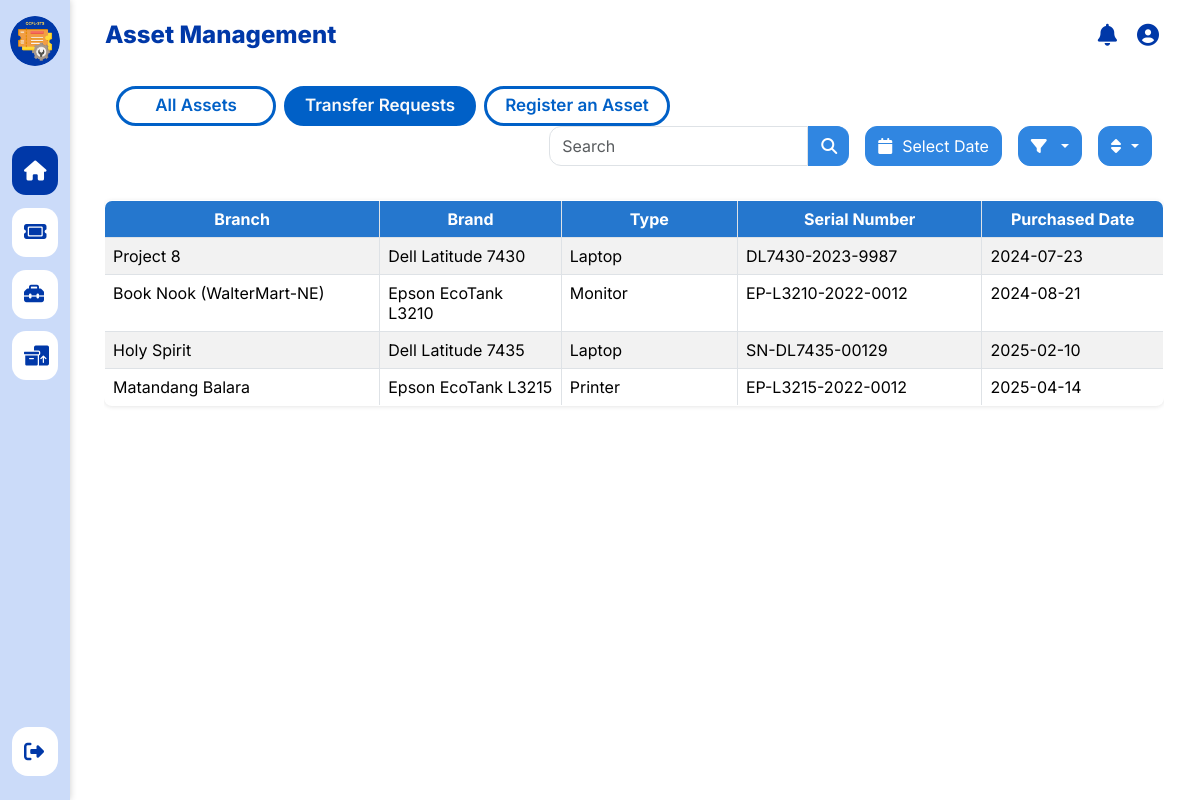
The page /admin/adminTransferRequestsList.php on the database its author committed.
### tables this page shows
CREATE TABLE `t_asset` (
  `AssetId` int(11) NOT NULL,
  `BranchId` int(11) NOT NULL,
  `AssetName` varchar(55) NOT NULL,
  `AssetTypeId` int(11) NOT NULL,
  `SerialNumber` varchar(55) DEFAULT NULL,
  `PurchasedDate` date DEFAULT NULL,
  `AssetStatus` enum('Available','In Use','Maintenance','Disposed','Transferred','Transfer Request') DEFAULT 'In Use',
  `Description` text DEFAULT NULL,
  `PropertyNumber` varchar(30) DEFAULT NULL,
  `Acquisition` enum('Donation','QCG') DEFAULT NULL
);

CREATE TABLE `t_branch` (
  `BranchId` int(11) NOT NULL,
  `BranchName` varchar(50) NOT NULL,
  `DistrictId` int(11) NOT NULL,
  `Location` varchar(200) DEFAULT NULL
);

CREATE TABLE `t_assettype` (
  `AssetTypeId` int(11) NOT NULL,
  `AssetTypeName` varchar(50) NOT NULL
);

### modals/adminRegisterAsset.php (the view, shortened to what this page needs)
<link rel="stylesheet" href="../asset/css/modals.css">

### admin/adminTransferRequestsList.php (shortened to what this page needs)
<?php
include '../Includes/config.php';
$sql = "SELECT
            t_branch.BranchName,
            t_asset.AssetName,
            t_assettype.AssetTypeName,
            t_asset.SerialNumber,
            t_asset.PurchasedDate,
            t_asset.AssetStatus,
            t_asset.Description
        FROM
            t_asset
        JOIN
            t_branch ON t_asset.BranchId = t_branch.BranchId
        JOIN
            t_assettype ON t_asset.AssetTypeId = t_assettype.AssetTypeId";
$stmt = $conn->prepare($sql);
$stmt->execute();
$assets = $stmt->fetchAll(PDO::FETCH_ASSOC);
?>
<!DOCTYPE html>
<html lang="en">
<head>
    <link rel ="stylesheet" href="../asset/css/sidebar.css">
    <link rel="stylesheet" href="../asset/css/admin-asset-mgmt.css">
    <link rel ="stylesheet" href="../asset/css/pagination.css">
    <link rel ="stylesheet" href="../asset/css/modals.css">
    <link href="https://cdn.jsdelivr.net/npm/bootstrap@5.3.3/dist/css/bootstrap.min.css" rel="stylesheet">
    <link rel="stylesheet" href="https://cdnjs.cloudflare.com/ajax/libs/font-awesome/6.5.1/css/all.min.css">
</head>
<body>
    <div class="layout-container d-flex">
        <?php include '../admin/inc/sidebar.php'; ?>
        <div class="main-wrapper w-100" style="margin-left: 80px; margin-top: 30px;">
        <main class="px-4 py-5">
        <div class="col-12">
            <div class="container-fluid assetmgmt-nav">
            <div class="d-flex flex-wrap align-items-center justify-content-between mt-2">
            <div class="d-flex flex-wrap gap-2">
                <div class="div-mods inactive" onclick="window.location.href='adminAssetMgmt.php'">
                    <span class="mods">All Assets</span>
                </div>
                <div class="div-mods active" onclick="window.location.href='adminRegisterAsset.php'">
                    <span class="mods">Transfer Requests</span>
                </div>
                <div class="div-mods inactive" data-bs-toggle="modal" data-bs-target="#registerAssetModal">
                    <span class="mods">Register an Asset</span>
                </div>
            </div>
            <div class="d-flex flex-wrap align-items-center gap-3" style="flex: 1 1 auto; justify-content: flex-end;">
            <div class="input-group" style="max-width: 300px;">
            <input type="text" class="form-control" placeholder="Search" aria-label="Search" aria-describedby="search-icon">
            <span class="input-group-text control-btn" id="search-icon">
                <i class="fa fa-search"></i>
            </span>
            </div>
            <button class="btn btn-outline-secondary control-btn" type="button">
                <i class="fa fa-calendar me-1"></i> Select Date
            </button>
            <div class="dropdown">
                <button class="btn btn-outline-secondary dropdown-toggle control-btn" type="button" data-bs-toggle="dropdown">
                <i class="fa fa-filter me-1"></i>
                </button>
            </div>
            <div class="dropdown">
                <button class="btn btn-outline-secondary dropdown-toggle control-btn" type="button" data-bs-toggle="dropdown">
                <i class="fa-solid fa-sort"></i>
                </button>
            </div>
            </div>
        </div>
        </div>
            <div class="row no-gutters mt-4">
                <div class="col-12">
                    <div class="table-responsive">
                        <table class="table table-striped table-bordered table-hover">
                            <thead>
                                <tr>
                                    <th style="width: 4%;">Branch</th>
                                    <th style="width: 2.5%;">Brand</th>
                                    <th style="width: 2.5%;">Type</th>
                                    <th style="width: 4%;">Serial Number</th>
                                    <th style="width: 2%;">Purchased Date</th>
                                </tr>
                            </thead>
                            <tbody>
                                <?php foreach ($assets as $asset): ?>
                                    <tr>
                                        <td><?php echo htmlspecialchars($asset['BranchName']); ?></td>
                                        <td><?php echo htmlspecialchars($asset['AssetName']); ?></td>
                                        <td><?php echo htmlspecialchars($asset['AssetTypeName']); ?></td>
                                        <td><?php echo htmlspecialchars($asset['SerialNumber']); ?></td>
                                        <td><?php echo htmlspecialchars($asset['PurchasedDate']); ?></td>
                                    </tr>
                                <?php endforeach; ?>
                            </tbody>
                        </table>
                    </div>
                </div>
            </div>
        </main>
        </div>
    </div>
    <?php include '../modals/adminRegisterAsset.php'; ?>
</body>
</html>

### asset/css/sidebar.css (style rules this page uses)
* { box-sizing: border-box; font-family: 'Inter', sans-serif; margin: 0; padding: 0; }
.layout-container { height: 100vh; background-color: white; }

### asset/css/admin-asset-mgmt.css (style rules this page uses)
* { box-sizing: border-box; font-family: 'Inter', sans-serif; margin: 0; padding: 0; }
body { background-color: #f3f2f7; overflow-x: hidden; }
main { margin-right: 12px; }
.gap-2 { gap: 0.5rem; }
.me-1 { margin-right: 0.25rem; }
.assetmgmt-nav { margin: auto; text-align: center; }
.assetmgmt-nav .div-mods { border: 3px solid #0060c7; border-radius: 50px; font-weight: 600; display: flex; align-items: center; justify-content: center; padding: 6px 18px; height: 40px; font-size: 17px; min-width: 160px; max-width: 220px; white-space: nowrap; cursor: pointer; transition: background-color 0.2s ease; }
.mods { text-decoration: none; color: #0060c7; }
.div-mods.active { background-color: #0060c7; }
.div-mods.active .mods { color: #fafafa; }
.div-mods.inactive { background-color: white; }
.input-group-text.control-btn { border-top-right-radius: 12px !important; border-bottom-right-radius: 12px !important; border-top-left-radius: 0 !important; border-bottom-left-radius: 0 !important; border-right: none !important; }
.form-control { border-top-right-radius: 0 !important; border-bottom-right-radius: 0 !important; border-top-left-radius: 12px !important; border-bottom-left-radius: 12px !important; height: 40px; }
.control-btn { border-radius: 12px !important; height: 40px !important; display: flex !important; align-items: center !important; gap: 6px !important; margin-left: 0 !important; transition: all 0.2s ease !important; background-color: #3086e1 !important; border-color: #3086e1 !important; color: white !important; }
.table { width: 100%; margin-top: 10px; border-collapse: collapse; border-radius: 8px; overflow: hidden; box-shadow: 0 1px 4px rgba(0,0,0,0.1); }
.table td { padding: 8px; text-align: left; border: 1px solid #dee2e6; }
.table thead th { background-color: #2577ce; color: white; text-align: center; }
.table-striped tbody tr:nth-of-type(odd) { background-color: #f2f2f2; }
.table-bordered { border: 1px solid #dee2e6; }
.table-bordered th, .table-bordered td { border: 1px solid #dee2e6; }

### asset/css/modals.css (style rules this page uses)
* { box-sizing: border-box; font-family: 'Inter', sans-serif; margin: 0; padding: 0; }

### rows shown on the page
t_asset: BranchId.BranchName "Project 8", AssetName "Dell Latitude 7430", AssetTypeId.AssetTypeName "Laptop", SerialNumber "DL7430-2023-9987", PurchasedDate "2024-07-23"
t_asset: BranchId.BranchName "Book Nook (WalterMart-NE)", AssetName "Epson EcoTank L3210", AssetTypeId.AssetTypeName "Monitor", SerialNumber "EP-L3210-2022-0012", PurchasedDate "2024-08-21"
t_asset: BranchId.BranchName "Holy Spirit", AssetName "Dell Latitude 7435", AssetTypeId.AssetTypeName "Laptop", SerialNumber "SN-DL7435-00129", PurchasedDate "2025-02-10"
t_asset: BranchId.BranchName "Matandang Balara", AssetName "Epson EcoTank L3215", AssetTypeId.AssetTypeName "Printer", SerialNumber "EP-L3215-2022-0012", PurchasedDate "2025-04-14"
